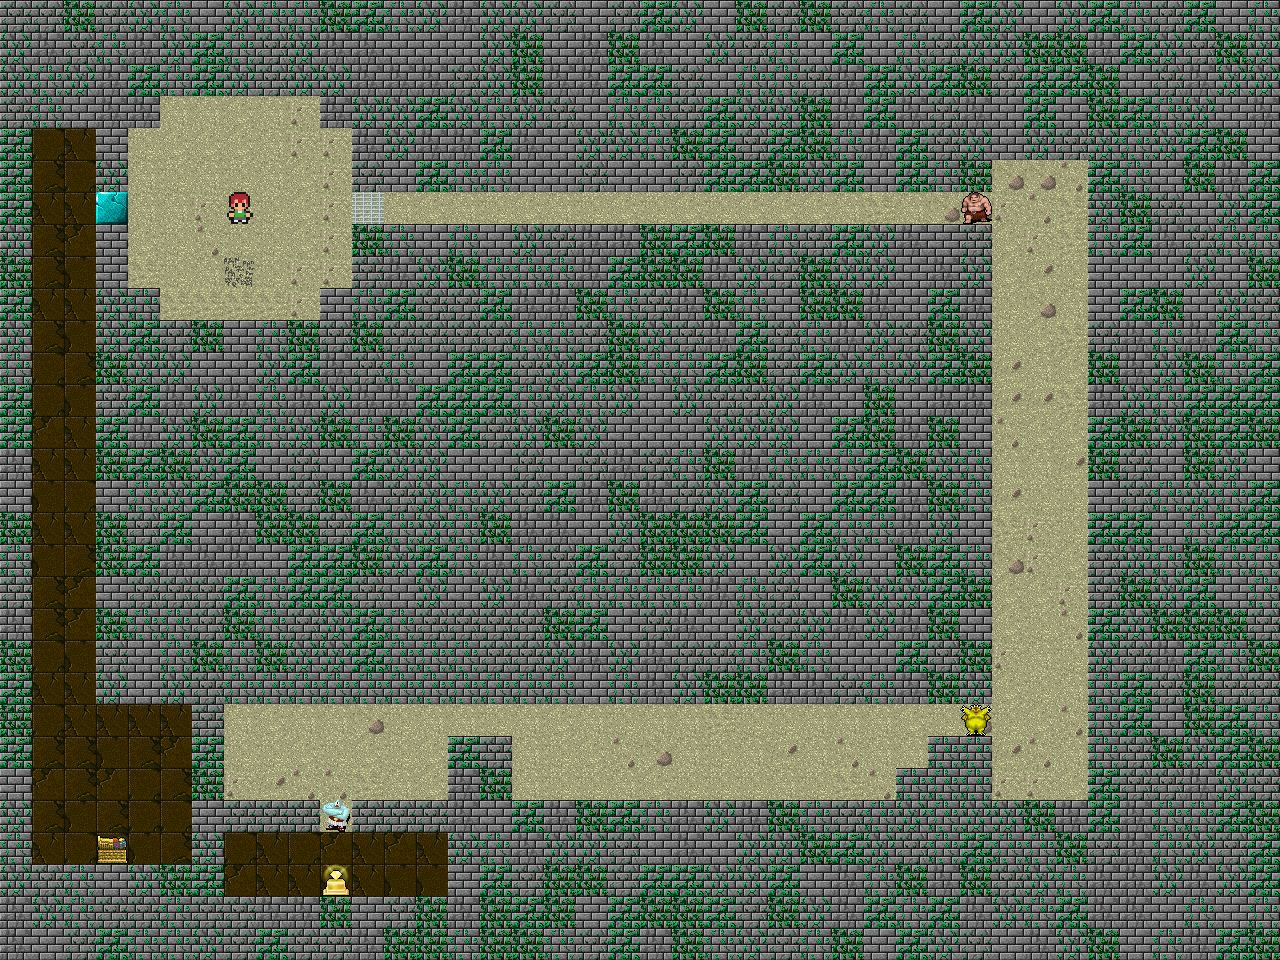

Rendered tile map (Tiled .tmx) drawn with the repository's tilesets; below, a short description and the full map source, tile grids included:
An orthogonal 40x30 tile map with 32x32 px tiles, 2 tile layers (Map, Objects).

<map version="1.2" tiledversion="1.2.4" orientation="orthogonal" renderorder="right-down" width="40" height="30" tilewidth="32" tileheight="32" infinite="0" nextlayerid="6" nextobjectid="4">
 <tileset firstgid="1" source="tiles.tsx" />
 <layer id="4" name="Map" width="40" height="30">
  <data encoding="csv">
3,3,7,3,5,4,1,5,4,4,7,6,4,5,2,5,5,3,1,3,6,5,1,7,3,7,3,4,3,1,6,5,1,5,6,4,3,6,1,4,
5,2,3,4,2,5,6,4,3,5,2,2,1,1,1,5,7,1,2,7,2,1,5,3,4,1,6,1,4,3,5,5,7,7,2,6,5,3,7,5,
5,4,5,2,6,4,6,5,3,5,5,2,2,2,3,5,7,2,2,6,6,3,1,4,4,3,2,6,5,6,7,3,6,6,7,1,3,2,5,5,
3,4,1,2,2,10,10,9,10,13,2,5,5,6,5,4,5,3,1,4,4,3,6,5,5,7,2,6,2,3,2,1,6,1,7,6,4,5,1,2,
6,38,40,1,11,9,9,9,10,13,13,2,5,2,2,6,2,1,5,5,4,7,6,3,6,7,4,2,6,3,5,1,5,3,5,4,5,6,7,1,
6,42,38,5,10,11,10,11,10,9,13,3,1,6,4,4,1,1,3,1,1,3,6,6,7,5,6,1,6,4,7,14,14,12,6,4,1,7,2,6,
6,40,40,11,10,10,13,9,11,9,13,8,10,9,10,11,9,10,11,9,11,9,11,9,9,9,10,8,10,14,14,13,12,8,5,7,3,1,5,6,
5,42,41,1,9,11,12,11,11,9,13,7,4,1,4,1,5,3,2,2,7,6,7,2,4,3,6,5,2,1,3,9,13,8,4,6,2,3,4,4,
7,42,39,1,8,11,10,10,11,13,13,3,2,5,7,4,4,4,2,6,7,7,2,5,3,7,5,5,1,2,5,9,15,11,1,1,1,5,1,7,
6,40,40,5,4,8,8,8,8,13,1,4,6,3,3,6,2,2,7,4,3,2,7,4,1,7,7,2,1,6,2,11,14,10,1,6,7,1,5,3,
5,42,39,5,6,3,7,1,4,7,3,7,3,3,3,3,4,4,3,7,5,3,2,6,3,4,2,5,3,7,5,11,9,8,3,2,4,2,6,4,
4,38,42,7,5,5,1,1,5,6,2,3,4,1,6,6,3,5,6,7,4,4,6,7,3,6,5,4,5,6,7,15,10,9,7,2,5,7,4,6,
6,38,39,3,6,2,5,2,4,2,5,2,2,6,6,6,4,5,4,5,1,5,3,3,5,2,1,7,1,2,2,15,15,8,2,5,4,6,6,6,
6,41,40,6,2,5,7,6,4,5,7,4,7,5,6,3,5,7,5,1,1,1,5,5,5,1,6,7,2,7,1,12,9,9,6,7,5,7,6,7,
2,40,40,7,6,7,5,6,1,3,1,6,5,5,1,1,3,1,3,2,3,4,7,2,4,4,4,6,7,5,4,10,10,15,7,3,1,7,5,1,
1,39,38,1,4,5,6,7,7,3,7,2,3,5,4,5,3,6,2,7,2,3,5,6,3,1,6,6,2,7,4,15,11,11,1,3,4,5,4,6,
7,40,40,7,3,6,1,2,7,7,3,6,4,5,4,7,2,2,1,5,7,7,7,6,1,6,4,4,2,5,1,8,13,11,6,6,1,4,6,6,
4,39,42,7,6,2,2,2,1,6,6,7,5,6,4,2,4,3,6,3,7,7,5,1,5,6,5,1,7,6,4,14,13,9,3,5,4,7,4,4,
3,42,41,1,3,3,3,6,4,6,6,3,1,5,1,5,2,3,4,4,4,4,2,4,3,1,7,5,5,6,7,9,9,13,3,7,5,6,1,4,
2,42,41,7,4,4,3,7,4,3,5,6,4,3,3,3,3,7,6,1,3,2,1,5,3,5,2,5,2,7,1,9,11,12,6,5,7,7,7,3,
7,38,39,3,1,4,7,4,7,5,5,6,4,4,4,3,3,5,2,5,2,3,3,4,7,4,1,1,6,3,7,13,10,11,5,3,2,6,4,7,
6,40,40,5,1,5,3,4,4,4,4,4,4,4,4,4,4,4,1,4,2,5,7,7,2,2,3,4,2,7,5,9,11,10,4,6,3,7,3,3,
7,38,40,40,40,40,3,10,9,10,10,14,11,10,10,11,10,9,10,11,10,10,8,11,11,10,10,10,9,11,14,11,9,12,4,6,1,7,6,4,
6,42,42,39,42,41,6,11,11,9,11,9,11,9,6,3,10,11,9,12,14,10,11,10,15,10,12,10,10,4,4,15,12,10,4,3,7,5,6,7,
1,41,42,41,38,42,7,13,15,12,12,8,10,9,2,7,10,11,11,10,9,11,11,11,10,11,8,12,4,4,4,13,13,9,6,3,3,2,5,3,
5,42,39,42,38,38,1,3,3,3,9,3,3,3,2,1,6,2,7,6,4,2,5,2,7,4,3,4,5,4,5,5,7,2,6,2,4,4,6,7,
4,40,38,38,39,42,5,38,40,38,41,40,41,40,5,4,2,5,5,3,1,2,1,5,5,7,6,5,3,4,6,4,4,7,3,2,4,5,3,6,
5,3,4,1,5,7,6,41,40,40,39,40,39,39,1,6,3,7,7,3,6,6,5,5,6,1,2,4,7,2,7,3,5,4,2,2,5,2,5,6,
2,5,4,3,3,4,3,3,2,2,7,1,3,7,2,7,6,7,1,6,7,7,6,3,7,5,2,6,4,6,2,5,4,6,2,2,1,4,1,4,
2,1,3,6,4,4,5,3,6,3,3,2,7,7,4,7,7,4,3,6,2,7,4,5,3,4,7,1,6,5,3,1,2,5,7,1,4,2,6,7
</data>
 </layer>
 <layer id="5" name="Objects" width="40" height="30">
  <data encoding="csv">
0,0,0,0,0,0,0,0,0,0,0,0,0,0,0,0,0,0,0,0,0,0,0,0,0,0,0,0,0,0,0,0,0,0,0,0,0,0,0,0,
0,0,0,0,0,0,0,0,0,0,0,0,0,0,0,0,0,0,0,0,0,0,0,0,0,0,0,0,0,0,0,0,0,0,0,0,0,0,0,0,
0,0,0,0,0,0,0,0,0,0,0,0,0,0,0,0,0,0,0,0,0,0,0,0,0,0,0,0,0,0,0,0,0,0,0,0,0,0,0,0,
0,0,0,0,0,0,0,0,0,0,0,0,0,0,0,0,0,0,0,0,0,0,0,0,0,0,0,0,0,0,0,0,0,0,0,0,0,0,0,0,
0,0,0,0,0,0,0,0,0,0,0,0,0,0,0,0,0,0,0,0,0,0,0,0,0,0,0,0,0,0,0,0,0,0,0,0,0,0,0,0,
0,0,0,0,0,0,0,0,0,0,0,0,0,0,0,0,0,0,0,0,0,0,0,0,0,0,0,0,0,0,0,0,0,0,0,0,0,0,0,0,
0,0,0,31,0,0,0,23,0,0,0,16,0,0,0,0,0,0,0,0,0,0,0,0,0,0,0,0,0,0,48,0,0,0,0,0,0,0,0,0,
0,0,0,0,0,0,0,0,0,0,0,0,0,0,0,0,0,0,0,0,0,0,0,0,0,0,0,0,0,0,0,0,0,0,0,0,0,0,0,0,
0,0,0,0,0,0,0,63,0,0,0,0,0,0,0,0,0,0,0,0,0,0,0,0,0,0,0,0,0,0,0,0,0,0,0,0,0,0,0,0,
0,0,0,0,0,0,0,0,0,0,0,0,0,0,0,0,0,0,0,0,0,0,0,0,0,0,0,0,0,0,0,0,0,0,0,0,0,0,0,0,
0,0,0,0,0,0,0,0,0,0,0,0,0,0,0,0,0,0,0,0,0,0,0,0,0,0,0,0,0,0,0,0,0,0,0,0,0,0,0,0,
0,0,0,0,0,0,0,0,0,0,0,0,0,0,0,0,0,0,0,0,0,0,0,0,0,0,0,0,0,0,0,0,0,0,0,0,0,0,0,0,
0,0,0,0,0,0,0,0,0,0,0,0,0,0,0,0,0,0,0,0,0,0,0,0,0,0,0,0,0,0,0,0,0,0,0,0,0,0,0,0,
0,0,0,0,0,0,0,0,0,0,0,0,0,0,0,0,0,0,0,0,0,0,0,0,0,0,0,0,0,0,0,0,0,0,0,0,0,0,0,0,
0,0,0,0,0,0,0,0,0,0,0,0,0,0,0,0,0,0,0,0,0,0,0,0,0,0,0,0,0,0,0,0,0,0,0,0,0,0,0,0,
0,0,0,0,0,0,0,0,0,0,0,0,0,0,0,0,0,0,0,0,0,0,0,0,0,0,0,0,0,0,0,0,0,0,0,0,0,0,0,0,
0,0,0,0,0,0,0,0,0,0,0,0,0,0,0,0,0,0,0,0,0,0,0,0,0,0,0,0,0,0,0,0,0,0,0,0,0,0,0,0,
0,0,0,0,0,0,0,0,0,0,0,0,0,0,0,0,0,0,0,0,0,0,0,0,0,0,0,0,0,0,0,0,0,0,0,0,0,0,0,0,
0,0,0,0,0,0,0,0,0,0,0,0,0,0,0,0,0,0,0,0,0,0,0,0,0,0,0,0,0,0,0,0,0,0,0,0,0,0,0,0,
0,0,0,0,0,0,0,0,0,0,0,0,0,0,0,0,0,0,0,0,0,0,0,0,0,0,0,0,0,0,0,0,0,0,0,0,0,0,0,0,
0,0,0,0,0,0,0,0,0,0,0,0,0,0,0,0,0,0,0,0,0,0,0,0,0,0,0,0,0,0,0,0,0,0,0,0,0,0,0,0,
0,0,0,0,0,0,0,0,0,0,0,0,0,0,0,0,0,0,0,0,0,0,0,0,0,0,0,0,0,0,0,0,0,0,0,0,0,0,0,0,
0,0,0,0,0,0,0,0,0,0,0,0,0,0,0,0,0,0,0,0,0,0,0,0,0,0,0,0,0,0,47,0,0,0,0,0,0,0,0,0,
0,0,0,0,0,0,0,0,0,0,0,0,0,0,0,0,0,0,0,0,0,0,0,0,0,0,0,0,0,0,0,0,0,0,0,0,0,0,0,0,
0,0,0,0,0,0,0,0,0,0,0,0,0,0,0,0,0,0,0,0,0,0,0,0,0,0,0,0,0,0,0,0,0,0,0,0,0,0,0,0,
0,0,0,0,0,0,0,0,0,0,46,0,0,0,0,0,0,0,0,0,0,0,0,0,0,0,0,0,0,0,0,0,0,0,0,0,0,0,0,0,
0,0,0,29,0,0,0,0,0,0,0,0,0,0,0,0,0,0,0,0,0,0,0,0,0,0,0,0,0,0,0,0,0,0,0,0,0,0,0,0,
0,0,0,0,0,0,0,0,0,0,43,0,0,0,0,0,0,0,0,0,0,0,0,0,0,0,0,0,0,0,0,0,0,0,0,0,0,0,0,0,
0,0,0,0,0,0,0,0,0,0,0,0,0,0,0,0,0,0,0,0,0,0,0,0,0,0,0,0,0,0,0,0,0,0,0,0,0,0,0,0,
0,0,0,0,0,0,0,0,0,0,0,0,0,0,0,0,0,0,0,0,0,0,0,0,0,0,0,0,0,0,0,0,0,0,0,0,0,0,0,0
</data>
 </layer>
</map>
